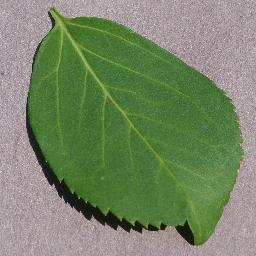
#> input picture cherry-leaves/healthy/077273c0-4325-45d9-995e-20b060eab6bf___JR_HL 9494_flipTB.JPG, 256 x 256 px; its folder holds only this picture in this run
$ jupyter execute exploratory_analysis.ipynb
#> lines starting #> are read from the running program, lines starting #| are printed output that depends on the picture
# Importing Libraries
- In this section, we import all the necessary libraries for data analysis.

[cell 1]
import os
import cv2
import matplotlib.pyplot as plt
import seaborn as sns
import pandas as pd
import numpy as np

### Defining Directories and Classes
- Here, we define the path to the data and the classes that will be analyzed.

[cell 2]
data_dir = "../cherry-leaves/"
classes = ['healthy', 'powdery_mildew']

### Counting Images per Class
- In this step, we count how many images exist in each class.

[cell 3]
image_counts = {}
for cls in classes:
    folder = os.path.join(data_dir, cls)
    files = [f for f in os.listdir(folder) if f.lower().endswith(('.jpg', '.jpeg', '.png'))]
    image_counts[cls] = len(files)
    print(f"Total images in {cls}: {len(files)}")
#> pass 2 of the loop `for cls in classes:`:

### Visualization of Image Distribution per Class
- We use a bar chart to visualize how many images exist in each class.

[cell 4]
df_counts = pd.DataFrame(list(image_counts.items()), columns=['Class', 'Quantity'])
plt.figure(figsize=(6, 4))
sns.barplot(x='Class', y='Quantity', data=df_counts, palette='viridis')
plt.title("Image Distribution by Class")
plt.xlabel("Class")
plt.ylabel("Number of Images")
plt.show()
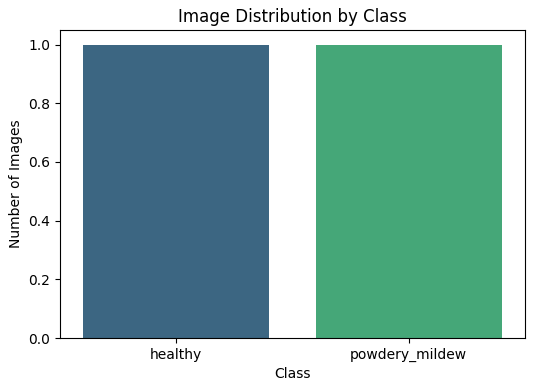
#> figure drawn by matplotlib, 1 panel

### Visualization of Image Samples
- We display a sample image from each class to check the quality and content of the data.

[cell 5]
fig, axes = plt.subplots(1, 2, figsize=(12, 6))
for i, cls in enumerate(classes):
    folder = os.path.join(data_dir, cls)
    files = [f for f in os.listdir(folder) if f.lower().endswith(('.jpg', '.jpeg', '.png'))]  # Listing image files
    if files:
        sample_image_path = os.path.join(folder, files[0])
        image = cv2.imread(sample_image_path)
#> image is the input picture: shape (256, 256, 3); mean B, G, R 102, 134.4, 118.5
        image_rgb = cv2.cvtColor(image, cv2.COLOR_BGR2RGB)
        axes[i].imshow(image_rgb)
        axes[i].set_title(f"Sample: {cls}")
        axes[i].axis('off')
#> pass 2 of the loop `for i, cls in enumerate(classes):`:
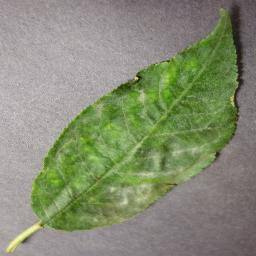
#> input picture cherry-leaves/powdery_mildew/063a1f13-313b-4ed5-bf9f-cc8b6ceff957___FREC_Pwd.M 4758_flipLR.JPG, 256 x 256 px
#> image is the input picture: shape (256, 256, 3); mean B, G, R 114.9, 140.6, 133.4

plt.suptitle("Sample Images by Class")
plt.show()
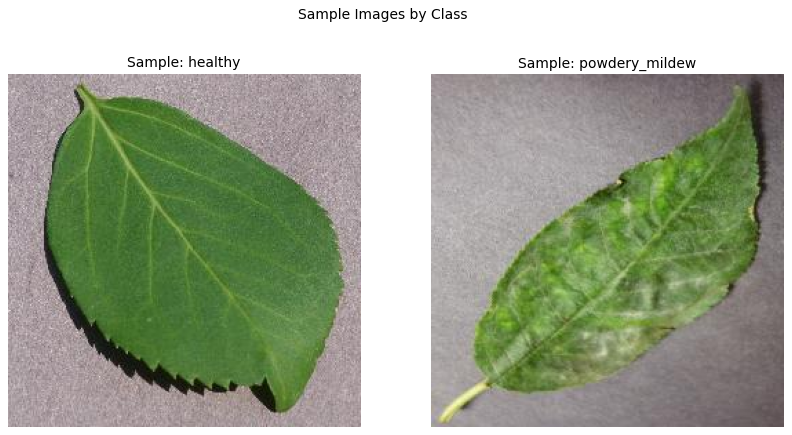
#> figure drawn by matplotlib, 2 panels

### Calculation of the Average Image for Each Class
- In this section, we calculate and visualize the average image for each class, which can help identify general patterns in the images.

[cell 6]
for cls in classes:
    folder = os.path.join(data_dir, cls)
    files = [f for f in os.listdir(folder) if f.lower().endswith(('.jpg', '.jpeg', '.png'))]
    sum_image = None
    count = 0

    for f in files:
        image = cv2.imread(os.path.join(folder, f))
        image = cv2.resize(image, (128, 128))
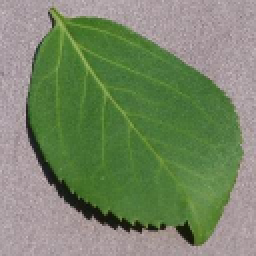
#> image: shape (128, 128, 3) (shown 2 times larger); mean B, G, R 102.1, 134.5, 118.6
        image = image.astype(np.float32)

        if sum_image is None:
            sum_image = image
        else:
            sum_image += image
        count += 1
    mean_image = (sum_image / count).astype(np.uint8)

    plt.figure(figsize=(4, 4))
    plt.imshow(cv2.cvtColor(mean_image, cv2.COLOR_BGR2RGB))
    plt.title(f"Mean Image: {cls}")
    plt.axis('off')
    plt.show()
#> pass 2 of the loop `for cls in classes:`:
#> `plt.show()`:
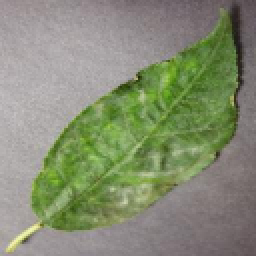
#> shown: shape (128, 128, 3) (shown 2 times larger); mean R, G, B 133.5, 140.7, 115
